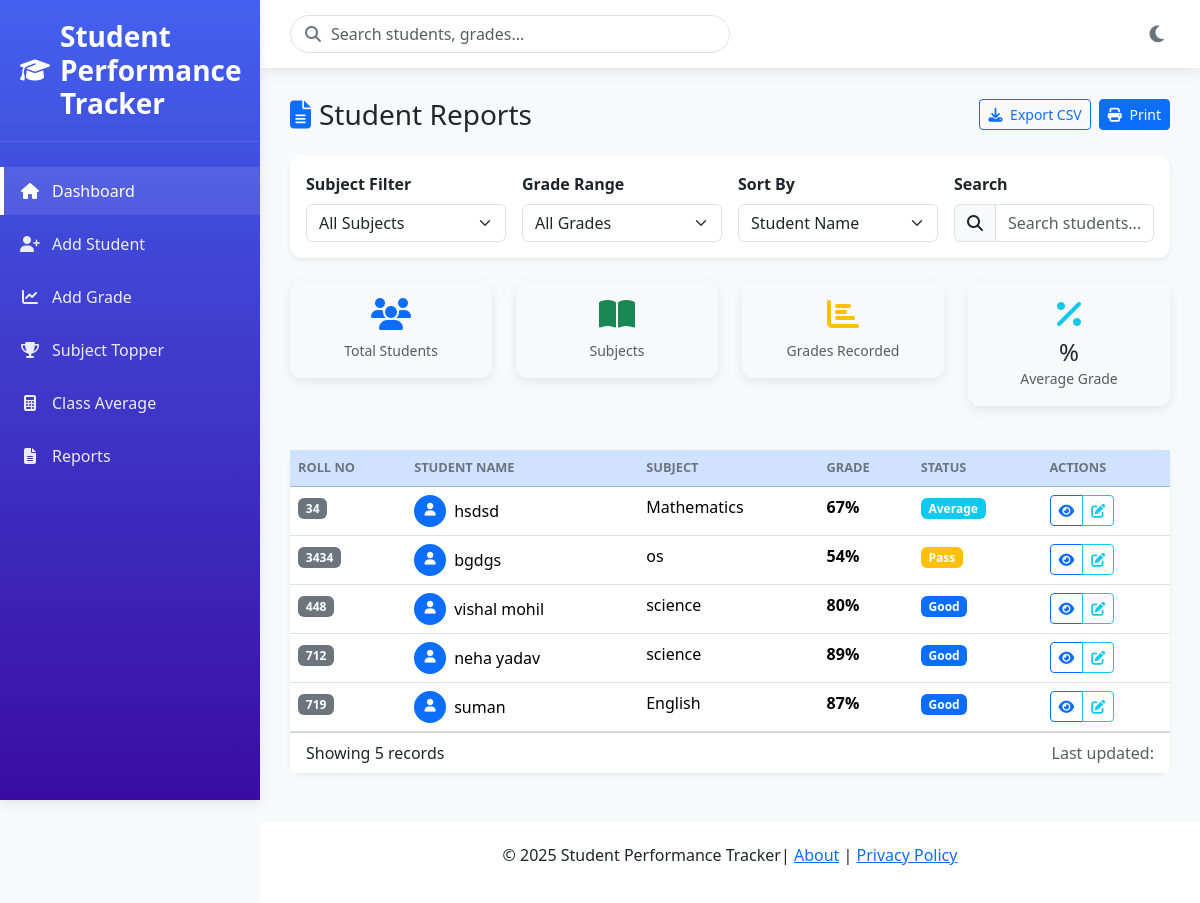
Page /reports on the committed database.
### tables this page shows
CREATE TABLE grades (
                id INTEGER PRIMARY KEY AUTOINCREMENT,
                student_id INTEGER NOT NULL,
                subject TEXT NOT NULL,
                grade INTEGER NOT NULL,
                FOREIGN KEY(student_id) REFERENCES students(id)
            );

CREATE TABLE students (
                id INTEGER PRIMARY KEY AUTOINCREMENT,
                roll_number TEXT UNIQUE NOT NULL,
                name TEXT NOT NULL
            );

### app.py (the view)
@app.route("/reports")
def reports():
    report_data = database.get_full_report()
    return render_template("reports.html", report_data=report_data)

### database.py (called while the page is built)
def get_connection():
    conn = sqlite3.connect(DB_NAME)
    conn.row_factory = sqlite3.Row  # dict-like rows
    return conn

def get_full_report():
    with closing(get_connection()) as conn:
        rows = conn.execute("""
            SELECT s.roll_number, s.name, g.subject, g.grade
            FROM students s
            LEFT JOIN grades g ON s.id = g.student_id
            ORDER BY s.roll_number, g.subject
        """).fetchall()
        return [dict(r) for r in rows]

### templates/reports.html (shortened to what this page needs)
{% extends "base.html" %}
{% block content %}
<div class="d-flex justify-content-between align-items-center mb-4">
    <h3 class="mb-0"><i class="fas fa-file-alt me-2 text-primary"></i>Student Reports</h3>
    <div class="d-flex gap-2">
        <button class="btn btn-outline-primary btn-sm" onclick="exportToCSV()">
            <i class="fas fa-download me-1"></i> Export CSV
        </button>
        <button class="btn btn-primary btn-sm" onclick="window.print()">
            <i class="fas fa-print me-1"></i> Print
        </button>
    </div>
</div>
<div class="card shadow-sm mb-4">
    <div class="card-body">
        <div class="row g-3">
            <div class="col-md-3">
                <label class="form-label fw-bold">Subject Filter</label>
                <select class="form-select" id="subjectFilter">
                    <option value="all">All Subjects</option>
                </select>
            </div>
            <div class="col-md-3">
                <label class="form-label fw-bold">Grade Range</label>
                <select class="form-select" id="gradeFilter">
                    <option value="all">All Grades</option>
                </select>
            </div>
            <div class="col-md-3">
                <label class="form-label fw-bold">Sort By</label>
                <select class="form-select" id="sortBy">
                    <option value="name">Student Name</option>
                </select>
            </div>
            <div class="col-md-3">
                <label class="form-label fw-bold">Search</label>
                <div class="input-group">
                    <span class="input-group-text"><i class="fas fa-search"></i></span>
                    <input type="text" class="form-control" id="searchInput" placeholder="Search students...">
                </div>
            </div>
        </div>
    </div>
</div>
<div class="row mb-4">
    <div class="col-md-3">
        <div class="card bg-light border-0 text-center">
            <div class="card-body">
                <i class="fas fa-users fa-2x text-primary mb-2"></i>
                <small class="text-muted">Total Students</small>
            </div>
        </div>
    </div>
    <div class="col-md-3">
        <div class="card bg-light border-0 text-center">
            <div class="card-body">
                <i class="fas fa-book-open fa-2x text-success mb-2"></i>
                <small class="text-muted">Subjects</small>
            </div>
        </div>
    </div>
    <div class="col-md-3">
        <div class="card bg-light border-0 text-center">
            <div class="card-body">
                <i class="fas fa-chart-bar fa-2x text-warning mb-2"></i>
                <small class="text-muted">Grades Recorded</small>
            </div>
        </div>
    </div>
    <div class="col-md-3">
        <div class="card bg-light border-0 text-center">
            <div class="card-body">
                <i class="fas fa-percentage fa-2x text-info mb-2"></i>
                <h4 class="mb-0">{{ average_grade }}%</h4>
                <small class="text-muted">Average Grade</small>
            </div>
        </div>
    </div>
</div>
<div class="card shadow-sm">
    <div class="card-body p-0">
        <div class="table-responsive">
            <table class="table table-hover mb-0" id="reportsTable">
                <thead class="table-primary">
                    <tr>
                        <th>Roll No</th>
                        <th>Student Name</th>
                        <th>Subject</th>
                        <th>Grade</th>
                        <th>Status</th>
                        <th>Actions</th>
                    </tr>
                </thead>
                <tbody>
                    {% for r in report_data %}
                    <tr class="report-row" data-subject="{{ r.subject if r.subject else '' }}" data-grade="{{ r.grade if r.grade is not none else 0 }}">
                        <td><span class="badge bg-secondary">{{ r.roll_number }}</span></td>
                        <td>
                            <div class="d-flex align-items-center">
                                <div class="avatar-sm bg-primary rounded-circle me-2 d-flex align-items-center justify-content-center">
                                    <i class="fas fa-user text-white"></i>
                                </div>
                                <div>{{ r.name }}</div>
                            </div>
                        </td>
                        <td>{{ r.subject if r.subject else "-" }}</td>
                        <td>
                            {% if r.grade is not none %}
                            <span class="fw-bold">{{ r.grade }}%</span>
                            {% else %}
                            <span class="text-muted">-</span>
                            {% endif %}
                        </td>
                        <td>
                            {% if r.grade is not none %}
                                {% if r.grade >= 90 %}
                                <span class="badge bg-success">Excellent</span>
                                {% elif r.grade >= 75 %}
                                <span class="badge bg-primary">Good</span>
                                {% elif r.grade >= 60 %}
                                <span class="badge bg-info">Average</span>
                                {% elif r.grade >= 40 %}
                                <span class="badge bg-warning">Pass</span>
                                {% else %}
                                <span class="badge bg-danger">Fail</span>
                                {% endif %}
                            {% else %}
                                <span class="text-muted">-</span>
                            {% endif %}
                        </td>
                        <td>
                            <div class="btn-group btn-group-sm">
                                <button class="btn btn-outline-primary" onclick="viewStudent('{{ r.roll_number }}')">
                                    <i class="fas fa-eye"></i>
                                </button>
                                <button class="btn btn-outline-info" onclick="editGrade('{{ r.roll_number }}', '{{ r.subject }}')">
                                    <i class="fas fa-edit"></i>
                                </button>
                            </div>
                        </td>
                    </tr>
                    {% endfor %}
                </tbody>
            </table>
        </div>
    </div>
    {% if report_data %}
    <div class="card-footer bg-white">
        <div class="d-flex justify-content-between align-items-center">
            <div>Showing {{ report_data|length }} records</div>
            <div class="text-muted">Last updated: {{ current_time }}</div>
        </div>
    </div>
    {% endif %}
</div>
{% endblock %}

### templates/base.html (shortened to what this page needs)
<!DOCTYPE html>
<html lang="en">
<head>
    <link href="https://cdn.jsdelivr.net/npm/bootstrap@5.3.2/dist/css/bootstrap.min.css" rel="stylesheet">
    <link rel="stylesheet" href="https://cdnjs.cloudflare.com/ajax/libs/font-awesome/6.4.0/css/all.min.css">
</head>
<body>
    <div class="sidebar">
        <div class="sidebar-header">
            <h3><i class="fas fa-graduation-cap"></i> <span>Student Performance Tracker</span></h3>
        </div>
        <div class="nav-menu">
            <a href="/" class="nav-item active">
                <i class="fas fa-home"></i> <span>Dashboard</span>
            </a>
            <a href="/add-student" class="nav-item">
                <i class="fas fa-user-plus"></i> <span>Add Student</span>
            </a>
            <a href="/add-grade" class="nav-item">
                <i class="fas fa-chart-line"></i> <span>Add Grade</span>
            </a>
            <a href="/subject-topper" class="nav-item">
                <i class="fas fa-trophy"></i> <span>Subject Topper</span>
            </a>
            <a href="/class-average" class="nav-item">
                <i class="fas fa-calculator"></i> <span>Class Average</span>
            </a>
            <a href="/reports" class="nav-item">
                <i class="fas fa-file-alt"></i> <span>Reports</span>
            </a>
        </div>
    </div>
    <div class="topbar">
        <div class="search-container">
            <i class="fas fa-search"></i>
            <input class="form-control" type="search" placeholder="Search students, grades..." aria-label="Search">
        </div>
        <button id="themeToggle" class="theme-toggle">
            <i class="fas fa-moon"></i>
        </button>
    </div>
    <div class="content">
        {% block content %}{% endblock %}
    </div>
    <footer>
        <p>&copy; 2025 Student Performance Tracker| <a href="#about">About</a> | <a href="#privacy">Privacy Policy</a></p>
    </footer>
</body>
</html>

### templates/base.html (style rules this page uses)
:root { --primary: #4361ee; --secondary: #3a0ca3; --success: #4cc9f0; --light-bg: #f8f9fa; --dark-bg: #121212; --dark-card: #1e1e1e; --dark-text: #e0e0e0; --shadow: 0 4px 12px rgba(0,0,0,0.08); --transition: all 0.3s ease; }
body { font-family: 'Segoe UI', Tahoma, Geneva, Verdana, sans-serif; transition: var(--transition); background-color: var(--light-bg); min-height: 100vh; display: flex; flex-direction: column; }
.sidebar { width: 260px; height: 100vh; position: fixed; top: 0; left: 0; background: linear-gradient(180deg, var(--primary) 0%, var(--secondary) 100%); color: white; padding: 0; z-index: 1000; box-shadow: var(--shadow); transition: var(--transition); }
.sidebar-header { padding: 20px; border-bottom: 1px solid rgba(255,255,255,0.1); }
.sidebar-header h3 { margin: 0; font-weight: 700; display: flex; align-items: center; gap: 10px; }
.sidebar-header h3 i { font-size: 1.5rem; }
.nav-menu { padding: 20px 0; }
.nav-item { padding: 12px 20px; margin: 5px 0; display: flex; align-items: center; gap: 12px; transition: var(--transition); color: rgba(255,255,255,0.9); text-decoration: none; font-weight: 500; }
.nav-item:hover, .nav-item.active { background-color: rgba(255,255,255,0.1); color: white; border-left: 4px solid white; padding-left: 16px; }
.nav-item i { width: 20px; text-align: center; }
.topbar { margin-left: 260px; padding: 15px 30px; background: white; display: flex; justify-content: space-between; align-items: center; box-shadow: var(--shadow); transition: var(--transition); z-index: 999; }
.search-container { width: 50%; position: relative; }
.search-container i { position: absolute; left: 15px; top: 50%; transform: translateY(-50%); color: #6c757d; }
.search-container input { padding-left: 40px; border-radius: 50px; }
.theme-toggle { background: none; border: none; font-size: 1.2rem; cursor: pointer; color: #6c757d; transition: var(--transition); }
.content { margin-left: 260px; padding: 30px; flex: 1; transition: var(--transition); }
.card { border: none; border-radius: 12px; box-shadow: var(--shadow); transition: var(--transition); margin-bottom: 20px; }
footer { margin-left: 260px; text-align: center; padding: 20px; background: white; transition: var(--transition); }

### templates/reports.html (style rules this page uses)
.avatar-sm { width: 32px; height: 32px; font-size: 0.8rem; }
.table th { border-top: none; font-weight: 600; text-transform: uppercase; font-size: 0.8rem; color: #6c757d; }

### rows in the picture
grades: roll_number "34", name "hsdsd", subject "Mathematics", grade "67", shows "Average"
grades: roll_number "3434", name "bgdgs", subject "os", grade "54", shows "Pass"
grades: roll_number "448", name "vishal mohil", subject "science", grade "80", shows "Good"
grades: roll_number "712", name "neha yadav", subject "science", grade "89", shows "Good"
grades: roll_number "719", name "suman", subject "English", grade "87", shows "Good"

### other values in the picture
{{ report_data|length }} "5"
